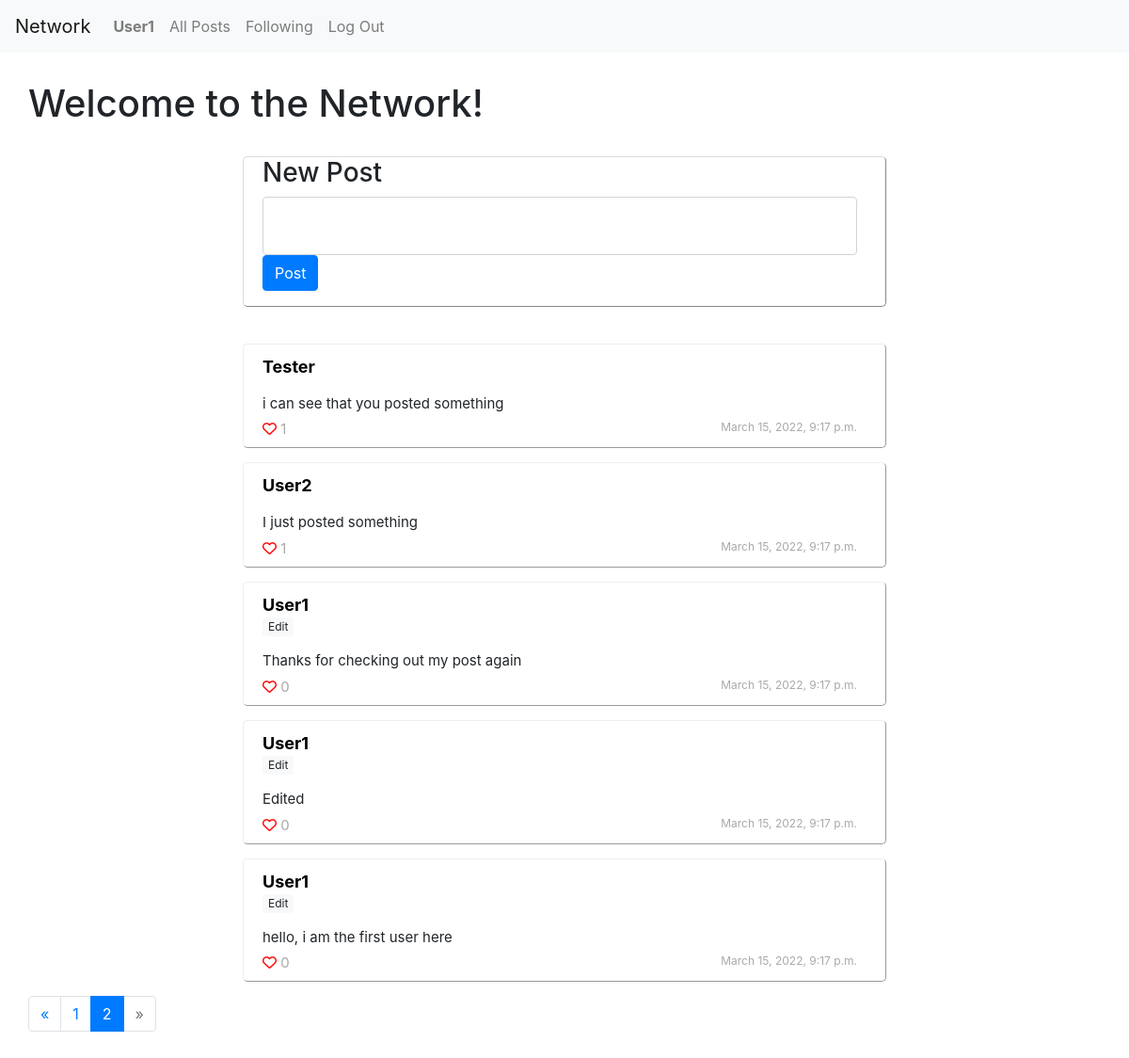
Before: /?page=2 (signed in) with the older database file.
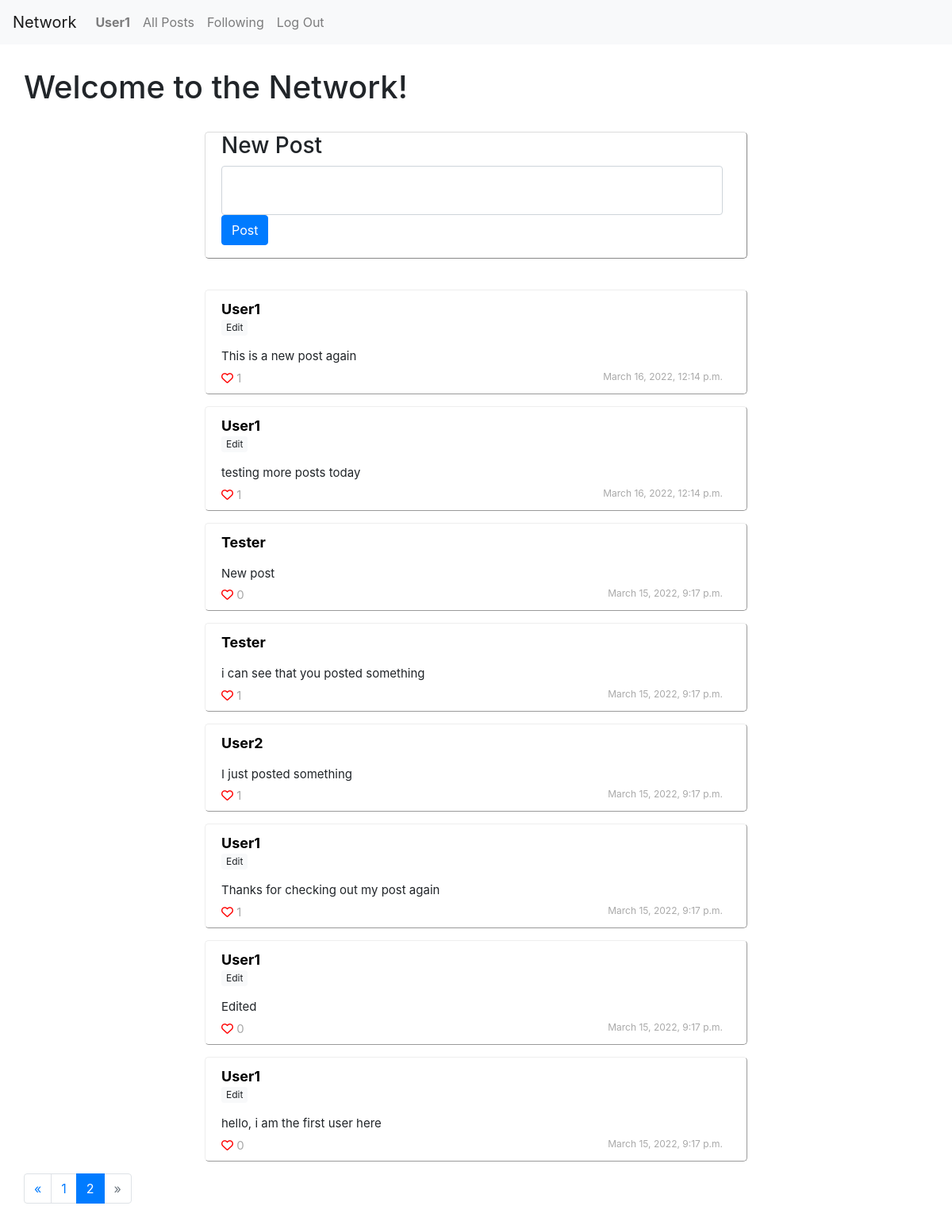
After: the same page with the newer database file.
### network/models.py (models this page shows, shortened)
class Posts(models.Model):
    content = models.CharField(max_length=200)
    poster = models.ForeignKey(User, on_delete=models.CASCADE, related_name="posts")
    likes = models.IntegerField(default=0)
    date = models.DateTimeField(default=timezone.now())
    likers = models.ManyToManyField(User, blank=True, related_name="posts_liked")

class User(AbstractUser, models.Model):
    followings = models.ManyToManyField('self', related_name="followers", symmetrical=False)

### network/views.py (the view)
# urls.py: path("", views.index, name="index"),
def index(request):
    user = request.user
    if user.is_authenticated:
        posts = Posts.objects.all().order_by("-id")
        posts_count = posts.count()
        current_page = request.GET.get('page', 1)
        page = paginate(posts, current_page)
        return render(request, "network/index.html", {
            "form": NewPost(),
            "user": user,
            "posts": page,
            "posts_count": posts_count
            })
    else:
        return HttpResponseRedirect(reverse("login"))

### network/views.py
class NewPost(forms.Form):
    post = forms.CharField(widget=forms.Textarea(attrs={"rows":2, "cols":20, "class": 'form-control'}), label='')

### network/templatetags/load_functions.py (called while the page is built)
@register.filter
def likers(postid):
	post = Posts.objects.filter(id=postid)[0]
	return post.likers.all()

### network/views.py (called while the page is built)
def paginate(posts, current_page):
    paginator = Paginator(posts, 10)
    try:
        page = paginator.page(current_page)
    except PageNotAnInteger:
        page = paginator.page(1)
    except EmptyPage:
        page = paginator.page(paginator.num_pages)
    return page

### network/templates/network/index.html (shortened to what this page needs)
{% extends "network/layout.html" %}
{% block body %}
     {% if user.is_authenticated %}
{% load load_functions %}
<h1> Welcome to the Network!</h1>
<br>
<div class="dashboard"class="index prepost">
    <h3>New Post</h3>
    <form action="{% url 'make_post' %}" method="post">
        <div class="form-group">
        {{ form }}
        <input class="btn btn-primary" type="submit" value="Post">
        </div>
    </form>
</div>
    <div class="postcontainer">
        <br>
        {% for post in posts %}
        <div class="posts {%if post.poster.id == user.id%} mypost{% endif %}" >
            <div class="posthead">
                <div class="poster">
                    <a class="postername {%if post.poster.id == user.id%} me{% endif %}" href="{% url 'user' post.poster.username %}"> {{post.poster.username.capitalize}}</a>
                    <div class="edit">
                        {% if post.poster.id == user.id %}
                        <button class="editlink btn btn-light btn-sm btn-sml" style="font-size: 12px; padding: 0px 5px;"> Edit </button>
                        {% endif %}
                        </div>
                </div><div id ="postdiv{{post.id}}" class="postcontent" data-postid="{{post.id}}">
                    <a> {{post.content.capitalize}}</a>
                </div>
            </div>
            <div class="postbody">
                <div class="like">
                    <span class="likebutton" data-userid="{{user.id}}" data-postid={{post.id}}>
                        {% if user in post.id|likers %}
                        <i class="fa-solid fa-heart"></i>
                        {% else %}
                        <i class="far fa-heart"></i>
                        {% endif %}
                    </span><a class="postlikesnum" style="color: darkgrey"> {{post.likes}}</a>
                </div>
                <div class="date">
                    {{post.date}}
                </div>
            </div>
        </div>
        {% empty %}
        <h3> No Posts</h3>
        {% endfor %}
    </div>
    {% if posts.has_other_pages %}
    <ul class="pagination">
    {% if posts.has_previous %}
      <li class="page-item">
        <a class="page-link" href="?page={{posts.previous_page_number}}" aria-label="Previous">&laquo;</a>
    </li>
    {% else %}
      <li class="page-item disabled"><span class="page-link">&laquo;</span></li>
    {% endif %}
    {% for i in posts.paginator.page_range %}
      {% if posts.number == i %}
        <li class="page-item active"><span class="page-link">{{ i }} <span class="sr-only">(current)</span></span></li>
      {% else %}
        <li class="page-item"><a class="page-link" href="?page={{ i }}">{{ i }}</a></li>
      {% endif %}
    {% endfor %}
    {% if posts.has_next %}
      <li class="page-item"><a class="page-link" href="?page={{ posts.next_page_number }}">&raquo;</a></li>
    {% else %}
      <li class="page-item disabled"><span class="page-link">&raquo;</span></li>
    {% endif %}
    </ul>
    {% endif %}
      {% endif %}
{% endblock %}

Changed rows visible on the page:
now on this page (row edited): Posts: poster.username "User1", shows "Edit", content "This is a new post again", likes "1", date "March 16, 2022, 12:14 p.m."
now on this page (row edited): Posts: poster.username "User1", shows "Edit", content "testing more posts today", likes "1", date "March 16, 2022, 12:14 p.m."
now on this page (row unchanged): Posts: poster.username "Tester", content "New post", likes "0", date "March 15, 2022, 9:17 p.m."
changed Posts "Thanks for checking out my post again": likes "0" → "1"
